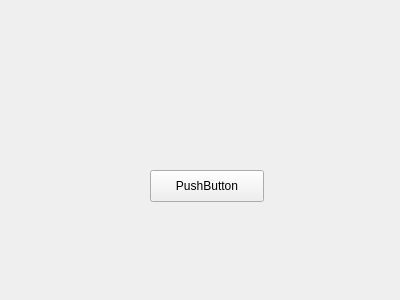
<?xml version="1.0" encoding="UTF-8"?>
<ui version="4.0">
 <class>MyWidget</class>
 <widget class="QWidget" name="MyWidget">
  <property name="geometry">
   <rect>
    <x>0</x>
    <y>0</y>
    <width>400</width>
    <height>300</height>
   </rect>
  </property>
  <property name="windowTitle">
   <string>MyWidget</string>
  </property>
  <widget class="QPushButton" name="pushButton">
   <property name="geometry">
    <rect>
     <x>150</x>
     <y>170</y>
     <width>114</width>
     <height>32</height>
    </rect>
   </property>
   <property name="text">
    <string>PushButton</string>
   </property>
  </widget>
 </widget>
 <layoutdefault spacing="6" margin="11"/>
 <resources/>
 <connections/>
</ui>
